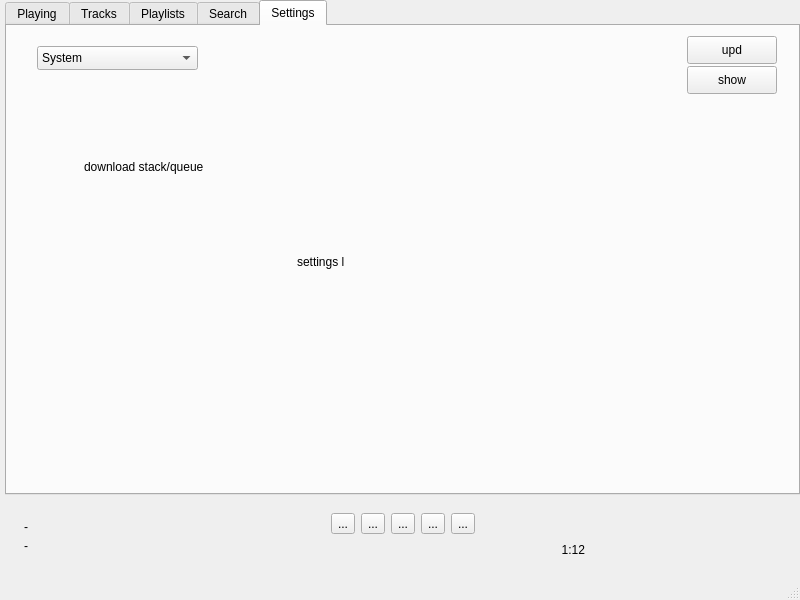
<?xml version="1.0" encoding="UTF-8"?>
<ui version="4.0">
 <class>MainWindow</class>
 <widget class="QMainWindow" name="MainWindow">
  <property name="geometry">
   <rect>
    <x>0</x>
    <y>0</y>
    <width>800</width>
    <height>600</height>
   </rect>
  </property>
  <property name="minimumSize">
   <size>
    <width>600</width>
    <height>450</height>
   </size>
  </property>
  <property name="windowTitle">
   <string>MainWindow</string>
  </property>
  <widget class="QWidget" name="centralwidget">
   <layout class="QGridLayout" name="gridLayout">
    <property name="leftMargin">
     <number>5</number>
    </property>
    <property name="topMargin">
     <number>0</number>
    </property>
    <property name="rightMargin">
     <number>0</number>
    </property>
    <property name="bottomMargin">
     <number>0</number>
    </property>
    <property name="spacing">
     <number>0</number>
    </property>
    <item row="0" column="0">
     <widget class="QTabWidget" name="tabWidget">
      <property name="tabPosition">
       <enum>QTabWidget::North</enum>
      </property>
      <property name="tabShape">
       <enum>QTabWidget::Rounded</enum>
      </property>
      <property name="currentIndex">
       <number>4</number>
      </property>
      <widget class="QWidget" name="tab_playing">
       <attribute name="title">
        <string>Playing</string>
       </attribute>
       <widget class="QToolButton" name="toolButton">
        <property name="geometry">
         <rect>
          <x>130</x>
          <y>120</y>
          <width>111</width>
          <height>71</height>
         </rect>
        </property>
        <property name="text">
         <string>...</string>
        </property>
        <property name="popupMode">
         <enum>QToolButton::MenuButtonPopup</enum>
        </property>
        <property name="arrowType">
         <enum>Qt::RightArrow</enum>
        </property>
       </widget>
       <widget class="QLabel" name="label1">
        <property name="geometry">
         <rect>
          <x>380</x>
          <y>180</y>
          <width>111</width>
          <height>41</height>
         </rect>
        </property>
        <property name="text">
         <string>TextLabel</string>
        </property>
       </widget>
       <widget class="QSlider" name="horizontalSlider">
        <property name="geometry">
         <rect>
          <x>280</x>
          <y>320</y>
          <width>160</width>
          <height>22</height>
         </rect>
        </property>
        <property name="orientation">
         <enum>Qt::Horizontal</enum>
        </property>
       </widget>
      </widget>
      <widget class="QWidget" name="tab">
       <attribute name="title">
        <string>Tracks</string>
       </attribute>
       <layout class="QGridLayout" name="gridLayout_3">
        <item row="0" column="1">
         <widget class="QPushButton" name="pushButton_3">
          <property name="text">
           <string>PushButton</string>
          </property>
         </widget>
        </item>
        <item row="1" column="0">
         <widget class="QPushButton" name="pushButton_2">
          <property name="text">
           <string>PushButton</string>
          </property>
         </widget>
        </item>
       </layout>
      </widget>
      <widget class="QWidget" name="tab_3">
       <attribute name="title">
        <string>Playlists</string>
       </attribute>
      </widget>
      <widget class="QWidget" name="tab_search">
       <attribute name="title">
        <string>Search</string>
       </attribute>
       <layout class="QGridLayout" name="gridLayout_4" rowstretch="0">
        <property name="rightMargin">
         <number>9</number>
        </property>
        <item row="0" column="1">
         <widget class="QWidget" name="search_properties" native="true">
          <property name="sizePolicy">
           <sizepolicy hsizetype="Preferred" vsizetype="Preferred">
            <horstretch>1</horstretch>
            <verstretch>0</verstretch>
           </sizepolicy>
          </property>
          <layout class="QVBoxLayout" name="verticalLayout_5">
           <item>
            <widget class="QPushButton" name="properties_button">
             <property name="text">
              <string>Close</string>
             </property>
            </widget>
           </item>
           <item>
            <widget class="QScrollArea" name="properties_area">
             <property name="sizePolicy">
              <sizepolicy hsizetype="Preferred" vsizetype="Preferred">
               <horstretch>0</horstretch>
               <verstretch>1</verstretch>
              </sizepolicy>
             </property>
             <property name="widgetResizable">
              <bool>true</bool>
             </property>
             <widget class="QWidget" name="scrollAreaWidgetContents_4">
              <property name="geometry">
               <rect>
                <x>0</x>
                <y>0</y>
                <width>236</width>
                <height>386</height>
               </rect>
              </property>
              <property name="layoutDirection">
               <enum>Qt::LeftToRight</enum>
              </property>
              <layout class="QVBoxLayout" name="verticalLayout_9"/>
             </widget>
            </widget>
           </item>
          </layout>
         </widget>
        </item>
        <item row="0" column="0">
         <widget class="QWidget" name="search_menu" native="true">
          <property name="sizePolicy">
           <sizepolicy hsizetype="Preferred" vsizetype="Preferred">
            <horstretch>2</horstretch>
            <verstretch>0</verstretch>
           </sizepolicy>
          </property>
          <layout class="QVBoxLayout" name="verticalLayout_7">
           <item>
            <layout class="QHBoxLayout" name="search_field">
             <item>
              <widget class="QLineEdit" name="search_request">
               <property name="sizePolicy">
                <sizepolicy hsizetype="Preferred" vsizetype="Preferred">
                 <horstretch>0</horstretch>
                 <verstretch>0</verstretch>
                </sizepolicy>
               </property>
               <property name="focusPolicy">
                <enum>Qt::ClickFocus</enum>
               </property>
               <property name="text">
                <string>Plamenev</string>
               </property>
               <property name="dragEnabled">
                <bool>true</bool>
               </property>
               <property name="placeholderText">
                <string>Title, artist...</string>
               </property>
               <property name="clearButtonEnabled">
                <bool>true</bool>
               </property>
              </widget>
             </item>
             <item>
              <widget class="QPushButton" name="search_button">
               <property name="sizePolicy">
                <sizepolicy hsizetype="Fixed" vsizetype="Fixed">
                 <horstretch>0</horstretch>
                 <verstretch>0</verstretch>
                </sizepolicy>
               </property>
               <property name="autoFillBackground">
                <bool>false</bool>
               </property>
               <property name="styleSheet">
                <string notr="true"/>
               </property>
               <property name="text">
                <string>Search</string>
               </property>
               <property name="autoDefault">
                <bool>false</bool>
               </property>
               <property name="default">
                <bool>false</bool>
               </property>
               <property name="flat">
                <bool>false</bool>
               </property>
              </widget>
             </item>
            </layout>
           </item>
           <item>
            <widget class="QScrollArea" name="search_scroll_area">
             <property name="sizePolicy">
              <sizepolicy hsizetype="Preferred" vsizetype="Expanding">
               <horstretch>0</horstretch>
               <verstretch>0</verstretch>
              </sizepolicy>
             </property>
             <property name="widgetResizable">
              <bool>true</bool>
             </property>
             <widget class="QWidget" name="scrollAreaWidgetContents">
              <property name="geometry">
               <rect>
                <x>0</x>
                <y>0</y>
                <width>491</width>
                <height>384</height>
               </rect>
              </property>
              <layout class="QVBoxLayout" name="verticalLayout"/>
             </widget>
            </widget>
           </item>
          </layout>
         </widget>
        </item>
       </layout>
      </widget>
      <widget class="QWidget" name="tab_2">
       <attribute name="title">
        <string>Settings</string>
       </attribute>
       <widget class="QLabel" name="label_settings">
        <property name="geometry">
         <rect>
          <x>290</x>
          <y>210</y>
          <width>141</width>
          <height>51</height>
         </rect>
        </property>
        <property name="text">
         <string>settings l</string>
        </property>
       </widget>
       <widget class="QComboBox" name="comboBox">
        <property name="geometry">
         <rect>
          <x>30</x>
          <y>20</y>
          <width>161</width>
          <height>24</height>
         </rect>
        </property>
        <item>
         <property name="text">
          <string>System</string>
         </property>
        </item>
        <item>
         <property name="text">
          <string>Default-light</string>
         </property>
        </item>
        <item>
         <property name="text">
          <string>Default-dark</string>
         </property>
        </item>
       </widget>
       <widget class="QPushButton" name="update_button">
        <property name="geometry">
         <rect>
          <x>680</x>
          <y>10</y>
          <width>90</width>
          <height>28</height>
         </rect>
        </property>
        <property name="text">
         <string>upd</string>
        </property>
       </widget>
       <widget class="QLabel" name="label_2">
        <property name="geometry">
         <rect>
          <x>77</x>
          <y>125</y>
          <width>191</width>
          <height>31</height>
         </rect>
        </property>
        <property name="text">
         <string>download stack/queue</string>
        </property>
       </widget>
       <widget class="QPushButton" name="show_properties_button">
        <property name="geometry">
         <rect>
          <x>680</x>
          <y>40</y>
          <width>90</width>
          <height>28</height>
         </rect>
        </property>
        <property name="text">
         <string>show</string>
        </property>
       </widget>
      </widget>
     </widget>
    </item>
    <item row="1" column="0">
     <widget class="QWidget" name="player_widget" native="true">
      <layout class="QHBoxLayout" name="horizontalLayout" stretch="1,2,1">
       <item>
        <widget class="QWidget" name="widget_2" native="true">
         <layout class="QVBoxLayout" name="verticalLayout_4">
          <property name="spacing">
           <number>5</number>
          </property>
          <property name="leftMargin">
           <number>10</number>
          </property>
          <property name="topMargin">
           <number>16</number>
          </property>
          <property name="rightMargin">
           <number>10</number>
          </property>
          <property name="bottomMargin">
           <number>16</number>
          </property>
          <item>
           <widget class="QLabel" name="label_player_title">
            <property name="sizePolicy">
             <sizepolicy hsizetype="Preferred" vsizetype="Fixed">
              <horstretch>0</horstretch>
              <verstretch>0</verstretch>
             </sizepolicy>
            </property>
            <property name="text">
             <string>-</string>
            </property>
            <property name="wordWrap">
             <bool>true</bool>
            </property>
           </widget>
          </item>
          <item>
           <widget class="QLabel" name="label_player_artist">
            <property name="sizePolicy">
             <sizepolicy hsizetype="Preferred" vsizetype="Fixed">
              <horstretch>0</horstretch>
              <verstretch>0</verstretch>
             </sizepolicy>
            </property>
            <property name="text">
             <string>-</string>
            </property>
            <property name="wordWrap">
             <bool>true</bool>
            </property>
           </widget>
          </item>
         </layout>
        </widget>
       </item>
       <item>
        <widget class="QWidget" name="player_middle" native="true">
         <layout class="QVBoxLayout" name="verticalLayout_6">
          <item>
           <layout class="QHBoxLayout" name="player_buttons">
            <item>
             <spacer name="horizontalSpacer_2">
              <property name="orientation">
               <enum>Qt::Horizontal</enum>
              </property>
              <property name="sizeHint" stdset="0">
               <size>
                <width>40</width>
                <height>20</height>
               </size>
              </property>
             </spacer>
            </item>
            <item>
             <widget class="QToolButton" name="player_button_shuffle">
              <property name="toolTip">
               <string>Shuffle the player queue.</string>
              </property>
              <property name="toolTipDuration">
               <number>-1</number>
              </property>
              <property name="text">
               <string>...</string>
              </property>
              <property name="iconSize">
               <size>
                <width>20</width>
                <height>20</height>
               </size>
              </property>
             </widget>
            </item>
            <item>
             <widget class="QToolButton" name="player_button_prev">
              <property name="text">
               <string>...</string>
              </property>
              <property name="iconSize">
               <size>
                <width>20</width>
                <height>20</height>
               </size>
              </property>
             </widget>
            </item>
            <item>
             <widget class="QToolButton" name="player_button_play">
              <property name="text">
               <string>...</string>
              </property>
              <property name="iconSize">
               <size>
                <width>24</width>
                <height>24</height>
               </size>
              </property>
             </widget>
            </item>
            <item>
             <widget class="QToolButton" name="player_button_next">
              <property name="text">
               <string>...</string>
              </property>
              <property name="iconSize">
               <size>
                <width>20</width>
                <height>20</height>
               </size>
              </property>
             </widget>
            </item>
            <item>
             <widget class="QToolButton" name="player_button_repeat">
              <property name="text">
               <string>...</string>
              </property>
              <property name="iconSize">
               <size>
                <width>20</width>
                <height>20</height>
               </size>
              </property>
             </widget>
            </item>
            <item>
             <spacer name="horizontalSpacer_3">
              <property name="orientation">
               <enum>Qt::Horizontal</enum>
              </property>
              <property name="sizeHint" stdset="0">
               <size>
                <width>40</width>
                <height>20</height>
               </size>
              </property>
             </spacer>
            </item>
           </layout>
          </item>
          <item>
           <layout class="QHBoxLayout" name="player_time" stretch="1">
            <property name="spacing">
             <number>10</number>
            </property>
            <item>
             <widget class="QLabel" name="label_current_time">
              <property name="text">
               <string>1:12</string>
              </property>
              <property name="alignment">
               <set>Qt::AlignRight|Qt::AlignTrailing|Qt::AlignVCenter</set>
              </property>
             </widget>
            </item>
           </layout>
          </item>
         </layout>
        </widget>
       </item>
       <item>
        <widget class="QWidget" name="player_volume" native="true">
         <layout class="QHBoxLayout" name="horizontalLayout_4" stretch="1">
          <item>
           <spacer name="horizontalSpacer">
            <property name="orientation">
             <enum>Qt::Horizontal</enum>
            </property>
            <property name="sizeType">
             <enum>QSizePolicy::Preferred</enum>
            </property>
            <property name="sizeHint" stdset="0">
             <size>
              <width>170</width>
              <height>20</height>
             </size>
            </property>
           </spacer>
          </item>
         </layout>
        </widget>
       </item>
      </layout>
     </widget>
    </item>
   </layout>
  </widget>
  <widget class="QStatusBar" name="status_bar"/>
 </widget>
 <resources/>
 <connections/>
</ui>
